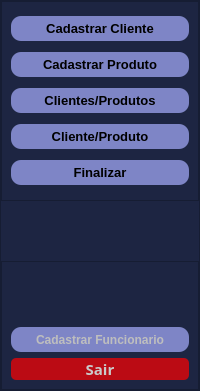
         <widget class="QFrame" name="frame">
          <property name="maximumSize">
           <size>
            <width>250</width>
            <height>16777215</height>
           </size>
          </property>
          <property name="styleSheet">
           <string notr="true">QFrame {
background-color: rgb(29, 37, 66);
}
	</string>
          </property>
          <property name="frameShape">
           <enum>QFrame::StyledPanel</enum>
          </property>
          <property name="frameShadow">
           <enum>QFrame::Raised</enum>
          </property>
          <layout class="QGridLayout" name="gridLayout">
           <property name="leftMargin">
            <number>0</number>
           </property>
           <property name="topMargin">
            <number>0</number>
           </property>
           <property name="rightMargin">
            <number>0</number>
           </property>
           <property name="bottomMargin">
            <number>0</number>
           </property>
           <property name="spacing">
            <number>0</number>
           </property>
           <item row="2" column="0">
            <spacer name="verticalSpacer">
             <property name="orientation">
              <enum>Qt::Vertical</enum>
             </property>
             <property name="sizeHint" stdset="0">
              <size>
               <width>20</width>
               <height>60</height>
              </size>
             </property>
            </spacer>
           </item>
           <item row="0" column="0">
            <widget class="QFrame" name="frame_15">
             <property name="minimumSize">
              <size>
               <width>150</width>
               <height>200</height>
              </size>
             </property>
             <property name="styleSheet">
              <string notr="true">QPushButton {
background-color: rgba(150, 158, 231, 0.8);
border-radius: 10px;
}

QPushButton:hover {
background-color: rgb(150, 158, 231);
}</string>
             </property>
             <property name="frameShape">
              <enum>QFrame::StyledPanel</enum>
             </property>
             <property name="frameShadow">
              <enum>QFrame::Raised</enum>
             </property>
             <layout class="QGridLayout" name="gridLayout_19">
              <item row="3" column="0">
               <widget class="QPushButton" name="ClienteProdutoBtnPag">
                <property name="minimumSize">
                 <size>
                  <width>0</width>
                  <height>25</height>
                 </size>
                </property>
                <property name="font">
                 <font>
                  <pointsize>10</pointsize>
                  <weight>75</weight>
                  <bold>true</bold>
                 </font>
                </property>
                <property name="cursor">
                 <cursorShape>PointingHandCursor</cursorShape>
                </property>
                <property name="text">
                 <string>Cliente/Produto</string>
                </property>
               </widget>
              </item>
              <item row="4" column="0">
               <widget class="QPushButton" name="FinalizarProdutoBtnPag">
                <property name="minimumSize">
                 <size>
                  <width>0</width>
                  <height>25</height>
                 </size>
                </property>
                <property name="font">
                 <font>
                  <pointsize>10</pointsize>
                  <weight>75</weight>
                  <bold>true</bold>
                 </font>
                </property>
                <property name="cursor">
                 <cursorShape>PointingHandCursor</cursorShape>
                </property>
                <property name="text">
                 <string>Finalizar</string>
                </property>
               </widget>
              </item>
              <item row="2" column="0">
               <widget class="QPushButton" name="ClientesProdutosBtnPag">
                <property name="minimumSize">
                 <size>
                  <width>0</width>
                  <height>25</height>
                 </size>
                </property>
                <property name="font">
                 <font>
                  <pointsize>10</pointsize>
                  <weight>75</weight>
                  <bold>true</bold>
                 </font>
                </property>
                <property name="cursor">
                 <cursorShape>PointingHandCursor</cursorShape>
                </property>
                <property name="text">
                 <string>Clientes/Produtos</string>
                </property>
               </widget>
              </item>
              <item row="0" column="0">
               <widget class="QPushButton" name="CadastrarClienteBtnPag">
                <property name="minimumSize">
                 <size>
                  <width>0</width>
                  <height>25</height>
                 </size>
                </property>
                <property name="font">
                 <font>
                  <pointsize>10</pointsize>
                  <weight>75</weight>
                  <bold>true</bold>
                 </font>
                </property>
                <property name="cursor">
                 <cursorShape>PointingHandCursor</cursorShape>
                </property>
                <property name="text">
                 <string>Cadastrar Cliente</string>
                </property>
               </widget>
              </item>
              <item row="1" column="0">
               <widget class="QPushButton" name="CadastrarProdutoBtnPag">
                <property name="minimumSize">
                 <size>
                  <width>0</width>
                  <height>25</height>
                 </size>
                </property>
                <property name="font">
                 <font>
                  <pointsize>10</pointsize>
                  <weight>75</weight>
                  <bold>true</bold>
                 </font>
                </property>
                <property name="cursor">
                 <cursorShape>PointingHandCursor</cursorShape>
                </property>
                <property name="text">
                 <string>Cadastrar Produto</string>
                </property>
               </widget>
              </item>
             </layout>
            </widget>
           </item>
           <item row="5" column="0">
            <widget class="QFrame" name="frame_23">
             <property name="minimumSize">
              <size>
               <width>0</width>
               <height>100</height>
              </size>
             </property>
             <property name="font">
              <font>
               <weight>75</weight>
               <bold>true</bold>
              </font>
             </property>
             <property name="frameShape">
              <enum>QFrame::StyledPanel</enum>
             </property>
             <property name="frameShadow">
              <enum>QFrame::Raised</enum>
             </property>
             <layout class="QVBoxLayout" name="verticalLayout_6">
              <item>
               <widget class="QLabel" name="labelNomeFuncionario">
                <property name="minimumSize">
                 <size>
                  <width>0</width>
                  <height>50</height>
                 </size>
                </property>
                <property name="maximumSize">
                 <size>
                  <width>16777215</width>
                  <height>50</height>
                 </size>
                </property>
                <property name="font">
                 <font>
                  <pointsize>7</pointsize>
                  <weight>75</weight>
                  <bold>true</bold>
                 </font>
                </property>
                <property name="styleSheet">
                 <string notr="true">color: rgb(255, 255, 255);</string>
                </property>
                <property name="text">
                 <string/>
                </property>
                <property name="alignment">
                 <set>Qt::AlignCenter</set>
                </property>
               </widget>
              </item>
              <item>
               <widget class="QPushButton" name="btnPageCadastro">
                <property name="enabled">
                 <bool>false</bool>
                </property>
                <property name="minimumSize">
                 <size>
                  <width>0</width>
                  <height>25</height>
                 </size>
                </property>
                <property name="font">
                 <font>
                  <weight>75</weight>
                  <bold>true</bold>
                 </font>
                </property>
                <property name="cursor">
                 <cursorShape>ForbiddenCursor</cursorShape>
                </property>
                <property name="styleSheet">
                 <string notr="true">QPushButton {
background-color: rgba(150, 158, 231, 0.8);
border-radius: 10px;
}

QPushButton:hover {
background-color: rgb(150, 158, 231);
}</string>
                </property>
                <property name="text">
                 <string>Cadastrar Funcionario</string>
                </property>
               </widget>
              </item>
              <item>
               <widget class="QPushButton" name="btnSair">
                <property name="font">
                 <font>
                  <family>Segoe MDL2 Assets</family>
                  <pointsize>11</pointsize>
                  <weight>75</weight>
                  <italic>false</italic>
                  <bold>true</bold>
                 </font>
                </property>
                <property name="cursor">
                 <cursorShape>PointingHandCursor</cursorShape>
                </property>
                <property name="styleSheet">
                 <string notr="true">QPushButton{
background-color: rgba(255, 0, 0, 0.7);
border-radius: 5px;
color: rgb(202, 202, 202);
}
QPushButton:hover{
background-color: rgb(255,0,0);
}</string>
                </property>
                <property name="text">
                 <string>Sair</string>
                </property>
               </widget>
              </item>
             </layout>
            </widget>
           </item>
          </layout>
         </widget>
